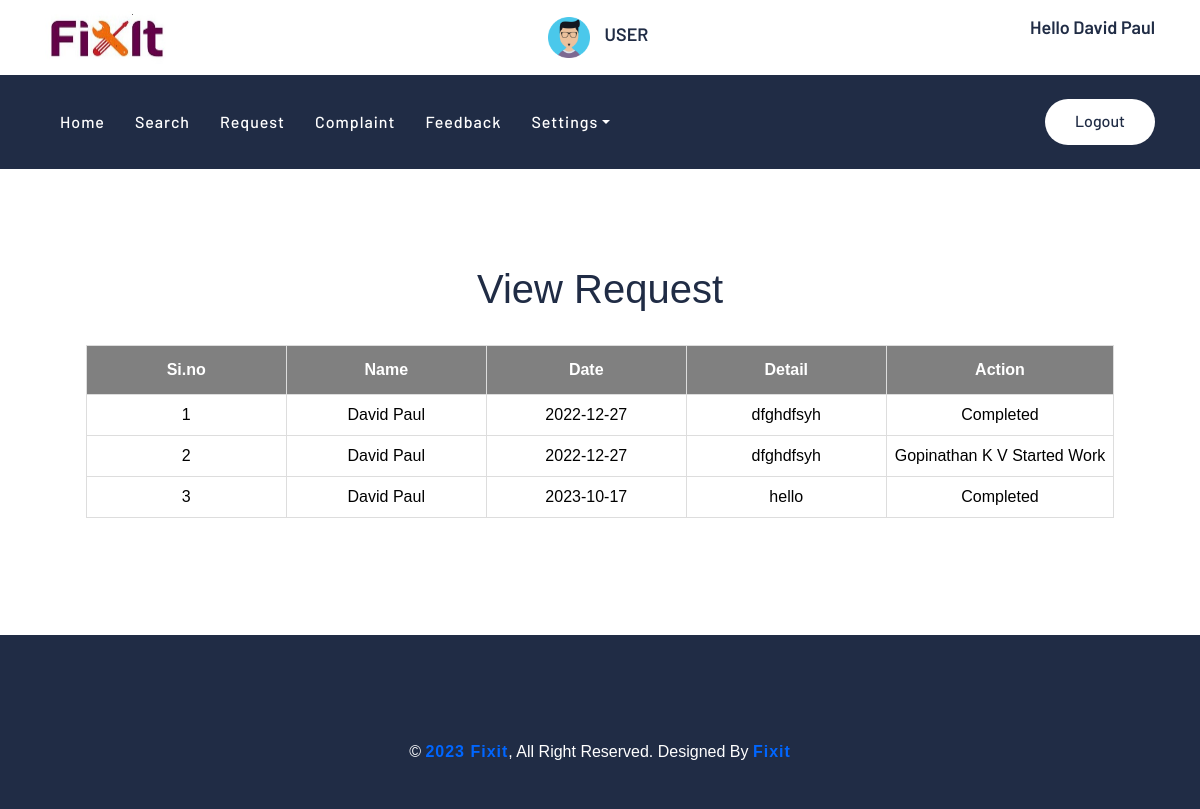
The app's page /User/ViewRequest.php (signed in) with its own data.
### tables this page shows
CREATE TABLE `tbl_request` (
  `request_id` int(11) NOT NULL,
  `workshop_id` int(11) NOT NULL,
  `request_details` varchar(100) NOT NULL,
  `user_id` int(11) NOT NULL,
  `request_date` date NOT NULL,
  `request_status` varchar(20) NOT NULL DEFAULT '0',
  `payment_status` varchar(20) NOT NULL DEFAULT '0',
  `mechanic_id` int(11) NOT NULL,
  `request_bill` varchar(100) NOT NULL DEFAULT ''
);

CREATE TABLE `tbl_user` (
  `user_id` int(11) NOT NULL,
  `user_name` varchar(30) NOT NULL,
  `user_contact` varchar(10) NOT NULL,
  `user_email` varchar(50) NOT NULL,
  `user_gender` varchar(10) NOT NULL,
  `user_address` varchar(100) NOT NULL,
  `user_dob` date NOT NULL,
  `place_id` int(11) NOT NULL,
  `user_photo` varchar(30) NOT NULL,
  `user_password` varchar(20) NOT NULL,
  `user_doj` varchar(50) NOT NULL
);

CREATE TABLE `tbl_mechanic` (
  `mechanic_id` int(11) NOT NULL,
  `mechanic_name` varchar(30) NOT NULL,
  `mechanic_contact` varchar(10) NOT NULL,
  `mechanic_email` varchar(50) NOT NULL,
  `mechanic_address` varchar(100) NOT NULL,
  `mechanic_photo` varchar(20) NOT NULL,
  `workshop_id` int(11) NOT NULL,
  `mechanic_password` varchar(30) NOT NULL,
  `mechanic_doj` date NOT NULL
);

### User/ViewRequest.php (the view, shortened to what this page needs)
<?php
include("Head.php");
include("../Assets/Connection/Connection.php");
?>
<!DOCTYPE html PUBLIC "-//W3C//DTD XHTML 1.0 Transitional//EN" "http://www.w3.org/TR/xhtml1/DTD/xhtml1-transitional.dtd">
<html xmlns="http://www.w3.org/1999/xhtml">
<head>
</head>
<body>
<div id="tab" align="center">
<h1 align="center">View Request</h1><br />
 <table border="1" align="center" cellpadding="5">
    <tr align="center">
      <th>Si.no</th>
      <th >Name</th>
       <th>Date</th>
        <th>Detail</th>
      <th colspan="2"><div align="center">Action</div></th>
    </tr>
<?php
$i=0;
$selqry = "select * from tbl_request r inner join tbl_user u on r.user_id=u.user_id where u.user_id='".$_SESSION["uid"]."'";
$result=$conn->query($selqry);
while($row = $result->fetch_assoc())
{
	$i++;
?>
		<tr align="center">
        	<td>
            <?php echo $i;?>
            </td>
            <td>
            <?php echo $row["user_name"];?>
            </td>
              <td>
            <?php echo $row["request_date"];?>
            </td>
              <td>
            <?php echo $row["request_details"];?>
            </td>
           <td>
                        <?php
					 if($row["request_status"]=="4")
					{
						$selQry = "select * from tbl_mechanic where mechanic_id='".$row["mechanic_id"]."'";
						$resulta=$conn->query($selQry);
						$rowa = $resulta->fetch_assoc();
						echo $rowa["mechanic_name"]." Started Work";
					}
						?><br />
                        <?php
					  if($row["request_status"]=="6")
					{
						echo "Completed";
					}
                    ?>
            </td>
       	</tr>
        <?php
}
?>
</table>
</body>
<?php
include("Foot.php");
?>
</html>

### Assets/Templates/Main/css/style.css (style rules this page uses)
body { color: #444444; font-weight: 400; background: #ffffff; font-family: 'Barlow', sans-serif; }
h1, h2, h3, h4, h5, h6 { color: #202C45; }

### Assets/Templates/form.css (style rules this page uses)
#tab { font-family: "Trebuchet MS", Arial, Helvetica, sans-serif; border-collapse: collapse; width: 100%; }
#tab td, #tab th { border: 1px solid #ddd; padding: 8px; color: black; text-align:center; min-width:200px; }
#tab th { padding-top: 12px; padding-bottom: 12px; text-align:center; background-color: gray; color: white; alignment-adjust:central; }

### records on screen
tbl_request: user.user_name "David Paul", request_date "2022-12-27", request_details "dfghdfsyh", request_status "Completed"
tbl_request: user.user_name "David Paul", request_date "2022-12-27", request_details "dfghdfsyh", mechanic.mechanic_name "Gopinathan K V"
tbl_request: user.user_name "David Paul", request_date "2023-10-17", request_details "hello", request_status "Completed"

### other values on screen
$_SESSION["uname"] "David Paul"
